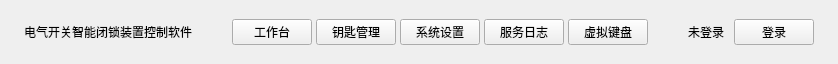
     <widget class="QWidget" name="headerWidget" native="true">
      <property name="minimumSize">
       <size>
        <width>0</width>
        <height>64</height>
       </size>
      </property>
      <property name="maximumSize">
       <size>
        <width>16777215</width>
        <height>64</height>
       </size>
      </property>
      <layout class="QHBoxLayout" name="headerLayout">
       <property name="spacing">
        <number>0</number>
       </property>
       <property name="leftMargin">
        <number>24</number>
       </property>
       <property name="topMargin">
        <number>0</number>
       </property>
       <property name="rightMargin">
        <number>24</number>
       </property>
       <property name="bottomMargin">
        <number>0</number>
       </property>
       <item>
        <widget class="QWidget" name="logoArea" native="true">
         <layout class="QHBoxLayout" name="logoLayout">
          <property name="spacing">
           <number>0</number>
          </property>
          <property name="leftMargin">
           <number>0</number>
          </property>
          <property name="topMargin">
           <number>0</number>
          </property>
          <property name="rightMargin">
           <number>0</number>
          </property>
          <property name="bottomMargin">
           <number>0</number>
          </property>
          <item>
           <widget class="QLabel" name="systemTitle">
            <property name="text">
             <string>电气开关智能闭锁装置控制软件</string>
            </property>
           </widget>
          </item>
         </layout>
        </widget>
       </item>
       <item>
        <spacer name="headerSpacer1">
         <property name="orientation">
          <enum>Qt::Horizontal</enum>
         </property>
         <property name="sizeHint" stdset="0">
          <size>
           <width>40</width>
           <height>20</height>
          </size>
         </property>
        </spacer>
       </item>
       <item>
        <widget class="QWidget" name="navTabs" native="true">
         <layout class="QHBoxLayout" name="navTabsLayout">
          <property name="spacing">
           <number>4</number>
          </property>
          <property name="leftMargin">
           <number>0</number>
          </property>
          <property name="topMargin">
           <number>0</number>
          </property>
          <property name="rightMargin">
           <number>0</number>
          </property>
          <property name="bottomMargin">
           <number>0</number>
          </property>
          <item>
           <widget class="QPushButton" name="btnWorkbench">
            <property name="text">
             <string>工作台</string>
            </property>
            <property name="checkable">
             <bool>true</bool>
            </property>
            <property name="autoExclusive">
             <bool>true</bool>
            </property>
           </widget>
          </item>
          <item>
           <widget class="QPushButton" name="btnKeys">
            <property name="text">
             <string>钥匙管理</string>
            </property>
            <property name="checkable">
             <bool>true</bool>
            </property>
            <property name="autoExclusive">
             <bool>true</bool>
            </property>
           </widget>
          </item>
          <item>
           <widget class="QPushButton" name="btnSystem">
            <property name="text">
             <string>系统设置</string>
            </property>
            <property name="checkable">
             <bool>true</bool>
            </property>
            <property name="autoExclusive">
             <bool>true</bool>
            </property>
           </widget>
          </item>
          <item>
           <widget class="QPushButton" name="btnService">
            <property name="text">
             <string>服务日志</string>
            </property>
            <property name="checkable">
             <bool>true</bool>
            </property>
            <property name="autoExclusive">
             <bool>true</bool>
            </property>
           </widget>
          </item>
          <item>
           <widget class="QPushButton" name="btnKeyboard">
            <property name="text">
             <string>虚拟键盘</string>
            </property>
            <property name="checkable">
             <bool>true</bool>
            </property>
            <property name="autoExclusive">
             <bool>true</bool>
            </property>
           </widget>
          </item>
         </layout>
        </widget>
       </item>
       <item>
        <spacer name="headerSpacer2">
         <property name="orientation">
          <enum>Qt::Horizontal</enum>
         </property>
         <property name="sizeHint" stdset="0">
          <size>
           <width>40</width>
           <height>20</height>
          </size>
         </property>
        </spacer>
       </item>
       <item>
        <widget class="QWidget" name="userArea" native="true">
         <layout class="QHBoxLayout" name="userAreaLayout">
          <property name="spacing">
           <number>10</number>
          </property>
          <property name="leftMargin">
           <number>0</number>
          </property>
          <property name="topMargin">
           <number>0</number>
          </property>
          <property name="rightMargin">
           <number>0</number>
          </property>
          <property name="bottomMargin">
           <number>0</number>
          </property>
          <item>
           <widget class="QLabel" name="userNameLabel">
            <property name="text">
             <string>未登录</string>
            </property>
           </widget>
          </item>
          <item>
           <widget class="QPushButton" name="logoutBtn">
            <property name="text">
             <string>登录</string>
            </property>
           </widget>
          </item>
         </layout>
        </widget>
       </item>
      </layout>
     </widget>
